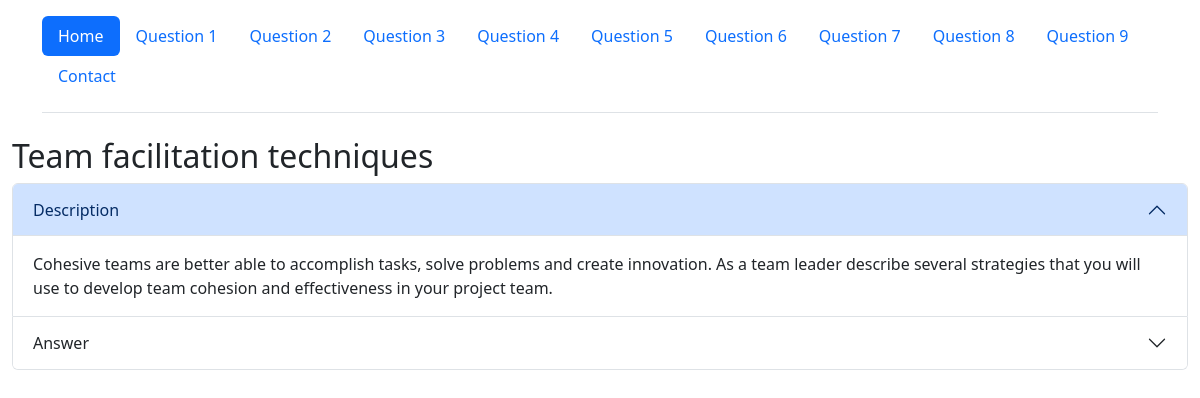
The app's page /questions.php?question=2 with its own data.
### tables this page shows
CREATE TABLE `questions` (
  `ID` int(3) NOT NULL,
  `Question` varchar(200) NOT NULL,
  `Description` text NOT NULL,
  `Answer` text NOT NULL
);

### config.php (called while the page is built, shortened)
<?php
function connect() {
	$host = 'localhost';
	$dbname = 'questionsdb';
	$username = 'root';
	$password = '';
	try {
		return new PDO("mysql:host=$host;dbname=$dbname", $username, $password);
	} catch (PDOException $e) {
		die("Error: " . $e->getMessage());
	}
}

### questions.php (the view, shortened to what this page needs)
 <?php
include_once('config.php');
$ID = $_GET['question'];
$selectdatabase = "SELECT * FROM questions";
$show = (connect()->query($selectdatabase));
$allrows = $show->fetchAll(PDO::FETCH_ASSOC);
?>
<!DOCTYPE html>
<html>
	<head>
		<link href="https://cdn.jsdelivr.net/npm/bootstrap@5.3.0/dist/css/bootstrap.min.css" rel="stylesheet">
	</head>
	<body>
		<?php
        include_once('navbar.php');
        foreach ($allrows as $row) {
            if ($row['ID'] == $ID) {
                ?>
                <div class="container-fluid">
                    <h2>
                        <tr><td><?php echo $row['Question']; ?></td></tr>
                    </h2>
                    <div class="accordion" id="accordionExample">
                        <div class="accordion-item">
                            <h2 class="accordion-header" id="One">
                                <button class="accordion-button" type="button" data-bs-toggle="collapse" data-bs-target="#collapseOne" aria-expanded="true" aria-controls="collapseOne">
                                    Description
                                </button>
                            </h2>
                            <div id="collapseOne" class="accordion-collapse collapse show" aria-labelledby="headingOne" data-bs-parent="#accordionExample">
                                <div class="accordion-body">
                                    <tr><td><?php echo $row['Description']; ?></td></tr>
                                </div>
                            </div>
                        </div>
                        <div class="accordion-item">
                            <h2 class="accordion-header" id="Two">
                                <button class="accordion-button collapsed" type="button" data-bs-toggle="collapse" data-bs-target="#collapseTwo" aria-expanded="false" aria-controls="collapseTwo">
                                    Answer
                                </button>
                            </h2>
                        </div>
                    </div>
                </div>
                <?php
            }
        }
        ?>
	</body>
</html>

### navbar.php
<?php include_once('config.php'); ?>
<div class="container">
	<header class="d-flex flex-wrap justify-content-center py-3 mb-4 border-bottom">
		<ul class="nav nav-pills">
			<li class="nav-item"><a href="index.php" class="nav-link active" aria-current="page">Home</a></li>
			<?php
				$selectdatabase = "SELECT * FROM questions";
				$show = (connect()->query($selectdatabase));
				$allrows = $show->fetchAll(PDO::FETCH_ASSOC);
				foreach ($allrows as $row) {
					?>
					<li class="nav-item"><a href="questions.php?question=<?php echo $row['ID']; ?>" class="nav-link">Question <?php echo $row['ID']; ?></a></li>
				<?php
				}
				?>
			<li class="nav-item"><a href="contact.php" class="nav-link">Contact</a></li>
		</ul>
	</header>
</div>

### records on screen
questions: ID "1"
questions: ID "2", Question "Team facilitation techniques", Description "Cohesive teams are better able to accomplish tasks, solve problems and create innovation. As a team leader describe several strategies that you will use to develop team cohesion and effectiveness in your project team."
questions: ID "3"
questions: ID "4"
questions: ID "5"
questions: ID "6"
questions: ID "7"
questions: ID "8"
questions: ID "9"
